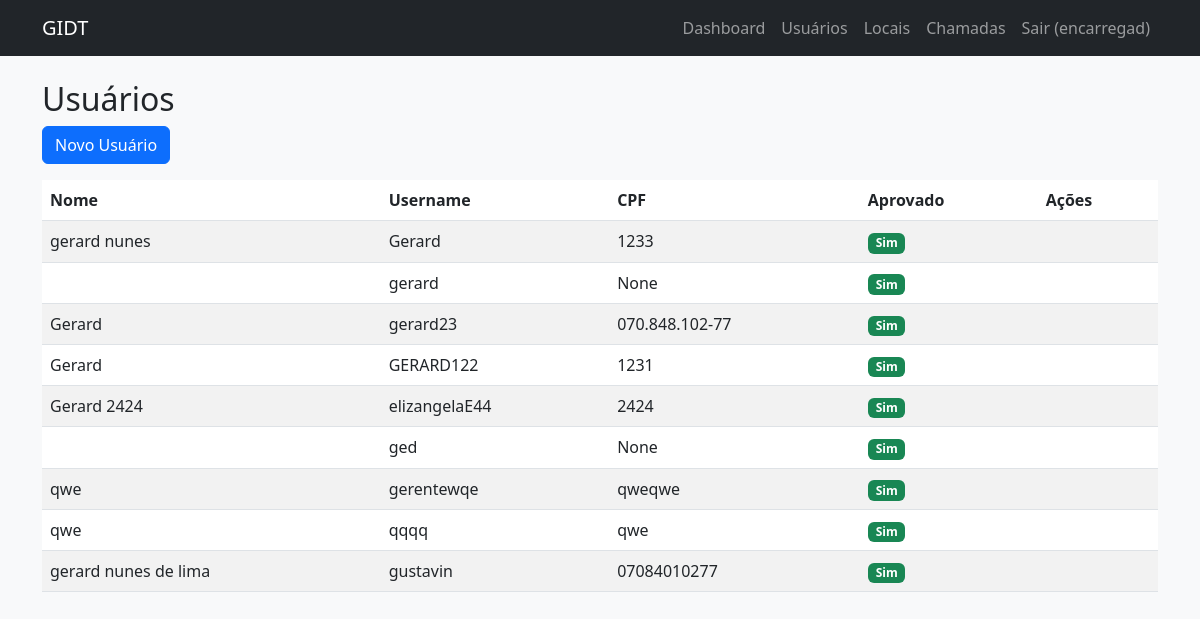
/encarregado/usuarios/ (signed in), run on an earlier commit of the app's database.
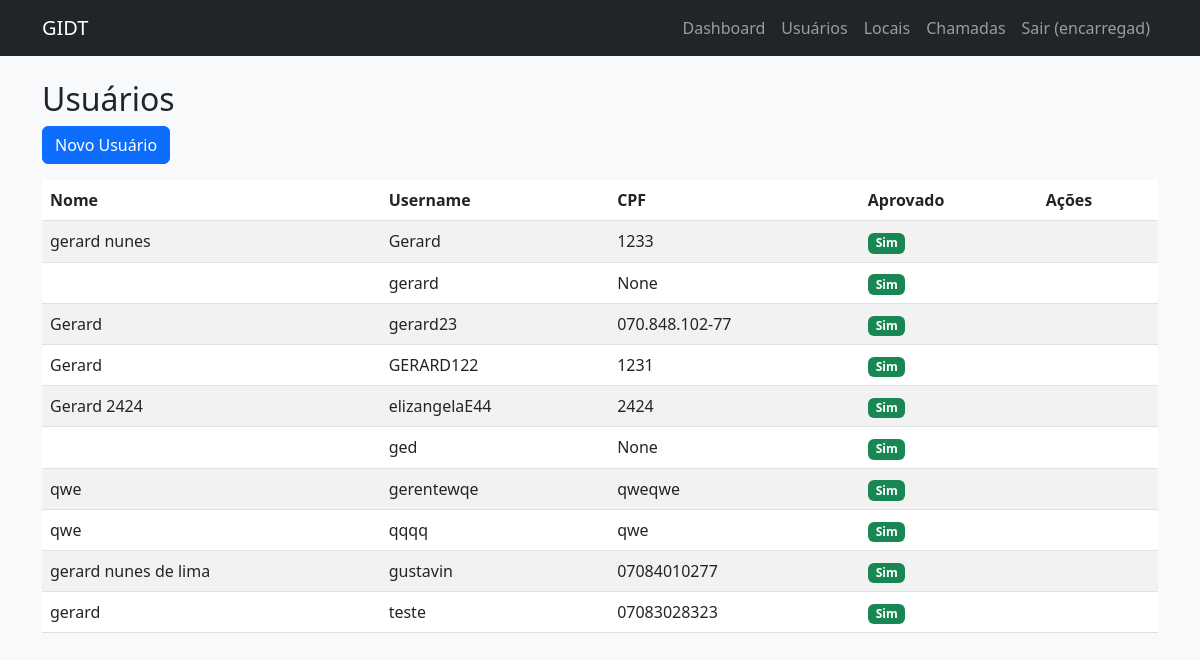
And on a later commit of the database.
### gestao/models.py (models this page shows, shortened)
class User(AbstractUser):
    ROLE_CHOICES = (
        ('gestor', 'Gestor'),
        ('gerente', 'Gerente'),
        ('encarregado', 'Encarregado'),
        ('usuario', 'Usuário'),
        ('administrador', 'Administrador'),
    )
    role = models.CharField(max_length=20, choices=ROLE_CHOICES, default='usuario')
    cpf = models.CharField(max_length=14, unique=True, null=True, blank=True)
    telefone = models.CharField(max_length=20, blank=True)
    endereco = models.TextField(blank=True)
    aprovado = models.BooleanField(default=False)  # apenas para usuários
    aprovado_por = models.ForeignKey('self', on_delete=models.SET_NULL, null=True, blank=True, related_name='aprovados')
    aprovado_em = models.DateTimeField(null=True, blank=True)
    pix = models.CharField(max_length=50, blank=True)

### gestao/views/Vencarregado.py (the view)
# urls.py: path('encarregado/usuarios/', usuario_list, name='usuario_list'),
@login_required
@role_required('encarregado', 'gestor')
def usuario_list(request):
    usuarios = User.objects.filter(role='usuario')
    return render(request, 'encarregado/usuario_list.html', {'usuarios': usuarios})

### templates/encarregado/usuario_list.html (shortened to what this page needs)
{% extends "base.html" %}
{% block content %}
<h2>Usuários</h2>
<a href="{% url 'usuario_create' %}" class="btn btn-primary mb-3">Novo Usuário</a>
<table class="table table-striped">
    <thead>
        <tr>
            <th>Nome</th>
            <th>Username</th>
            <th>CPF</th>
            <th>Aprovado</th>
            <th>Ações</th>
        </tr>
    </thead>
    <tbody>
        {% for usuario in usuarios %}
        <tr>
            <td>{{ usuario.first_name }}</td>
            <td>{{ usuario.username }}</td>
            <td>{{ usuario.cpf }}</td>
            <td>
                {% if usuario.aprovado %}
                    <span class="badge bg-success">Sim</span>
                {% else %}
                    <span class="badge bg-warning">Não</span>
                {% endif %}
            </td>
            <td>
            </td>
        </tr>
        {% endfor %}
    </tbody>
</table>
{% endblock %}

What changed in the data, as far as the page shows it:
added User: first_name "gerard", username "teste", cpf "07083028323", aprovado "Sim"
